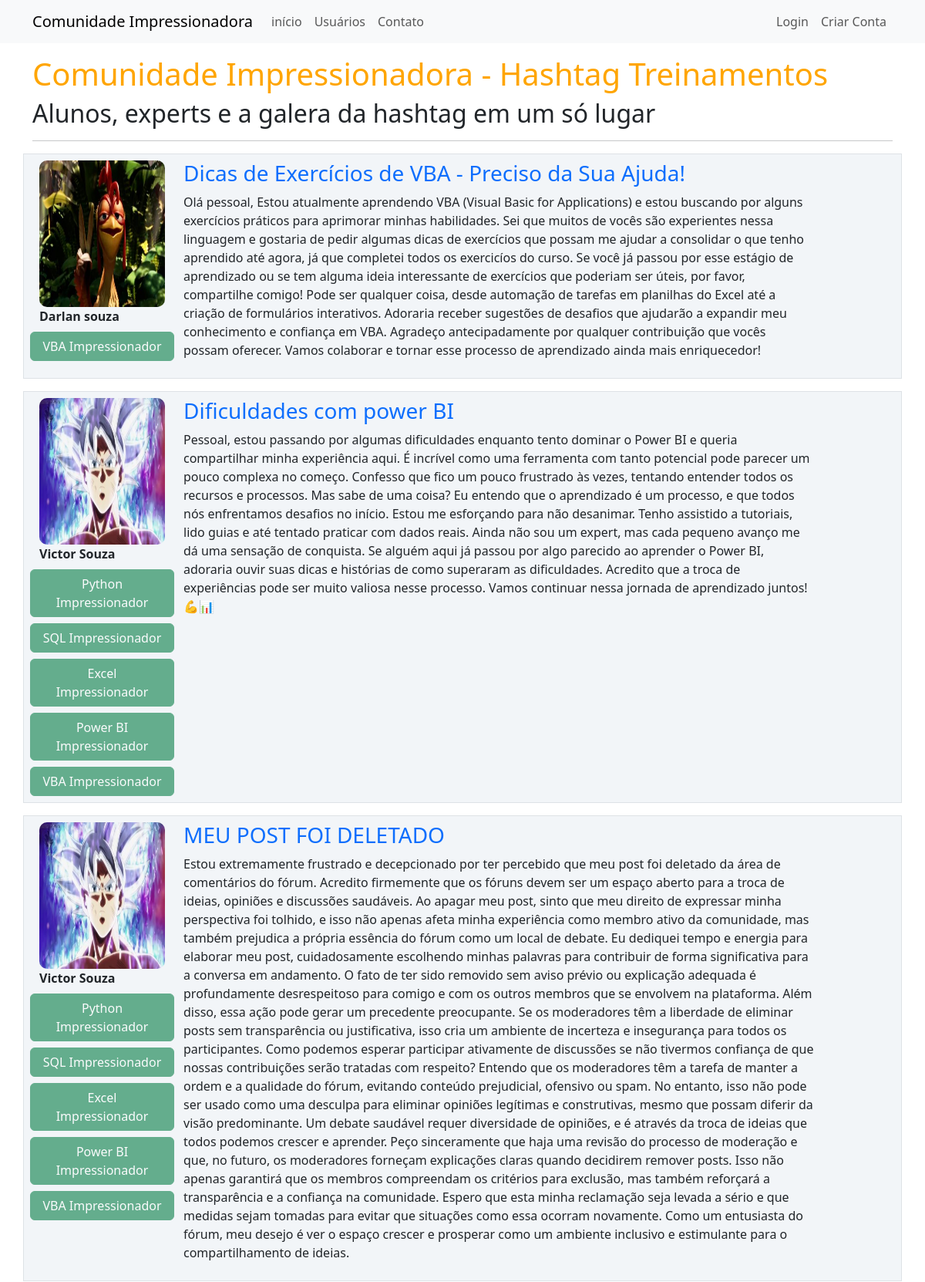
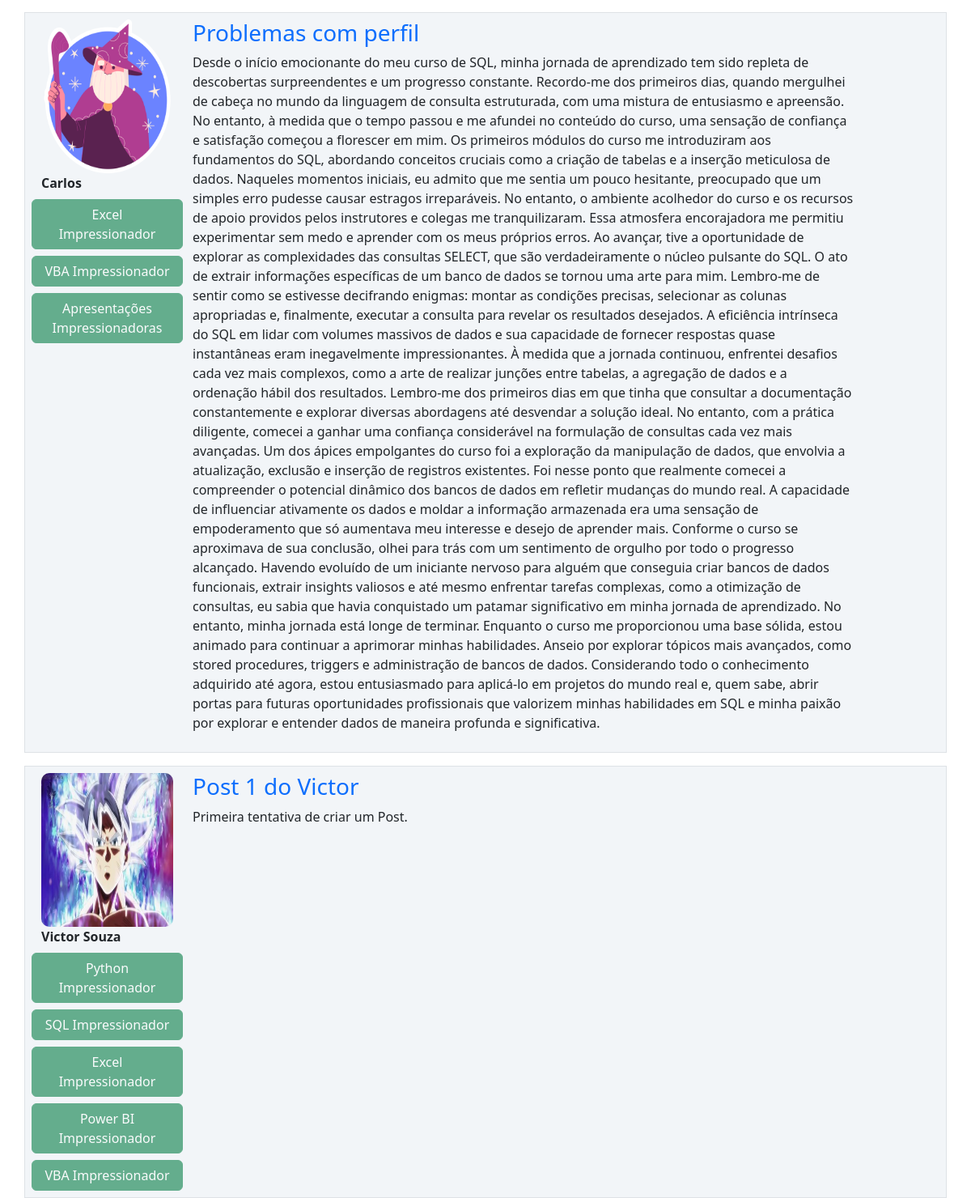
The page / on the database its author committed (2 pictures, top to bottom).
### comunidadeimpressionadora/models.py (models this page shows, shortened)
class Post(Base):
    __tablename__ = 'post'
    id = Column(Integer, primary_key=True)
    titulo = Column(String, nullable=False)
    corpo = Column(Text, nullable=False)
    data_criacao = Column(DateTime, nullable=False, default=datetime.utcnow)
    id_usuario = Column(Integer, ForeignKey('usuario.id'), nullable=False)

class Usuario(Base,UserMixin):
    __tablename__ = 'usuario'
    id = Column(Integer, primary_key=True)
    username = Column(String, nullable=False)
    email = Column(String, nullable=False, unique=True)
    senha = Column(String, nullable=False)
    foto_perfil = Column(String, default='default.jpg')
    posts = relationship('Post', backref='autor', lazy=True)
    cursos = Column(String, nullable=False, default='Não informado')

### comunidadeimpressionadora/routes.py (the view)
@app.route("/")
def home():
    posts = session.query(Post).order_by(Post.id.desc())
    return render_template('home.html', posts=posts)

### comunidadeimpressionadora/templates/home.html
{% extends 'base.html' %}
{% block body %}
    <div class="container mt-3">
        <h1 style="color: orange">Comunidade Impressionadora - Hashtag Treinamentos</h1>
        <h2>Alunos, experts e a galera da hashtag em um só lugar</h2>
        <hr>
        {% for post in posts %}
            <div class="row border mt-3 p-2 meupost">
                <div class="col col-2">
                    <div class="flex-shrink-0">
                        <img src="{{ url_for('static', filename='fotos_perfil/{}'.format(post.autor.foto_perfil)) }}"
                        alt="Generic placeholder image" class="img-fluid"
                        style="width: 250px; height: 190px; border-radius: 10px;">
                    </div>
                    <strong>{{ post.autor.username }}</strong>
                    <div class="row justify-content-center">
                        {% for curso in post.autor.cursos.split(';') %}
                            <button type="button" class="btn btn-success mt-2" disabled>{{ curso }}</button>
                        {% endfor %}
                    </div>
                </div>
                <div class="col col-9">
                    <a style="text-decoration: none" href="{{ url_for('exibir_post', post_id=post.id) }}"><h3>{{ post.titulo }}</h3></a>
                    <p>{{ post.corpo }}</p>
                </div>
            </div>
        {% endfor %}
    </div>
{% endblock %}

### comunidadeimpressionadora/templates/base.html (shortened to what this page needs)
<!DOCTYPE html>
<html lang="pt-br">
<head>
    <link href="https://cdn.jsdelivr.net/npm/bootstrap@5.3.0/dist/css/bootstrap.min.css" rel="stylesheet">
    <link rel="stylesheet" type="text/css" href="{{ url_for('static', filename='main.css') }}">
</head>
<body>
    {% include 'navbar.html' %}
    {% block body %}
    {% endblock %}
</body>
</html>

### comunidadeimpressionadora/templates/navbar.html
<nav class="navbar navbar-expand-lg bg-body-tertiary">
  <div class=" container container-fluid">
    <a class="navbar-brand" href="{{ url_for('home') }}">Comunidade Impressionadora</a>
    <div class="collapse navbar-collapse" id="navbarSupportedContent">
      <ul class="navbar-nav me-auto mb-2 mb-lg-0">
        <li class="nav-item">
          <a class="nav-link" aria-current="page" href="{{ url_for('home') }}">início</a>
        </li>
        <li class="nav-item">
          <a class="nav-link" href="{{ url_for('usuarios') }}">Usuários</a>
        </li>
        <li class="nav-item">
          <a class="nav-link" href="{{ url_for('contato') }}">Contato</a>
        </li>
      </ul>
      <ul class="navbar-nav">
        {% if current_user.is_authenticated %}
          <li class="nav-item">
            <a class="nav-link" href="{{ url_for('criar_post') }}">Criar Post</a>
          </li>
          <li class="nav-item">
            <a class="nav-link" href="{{ url_for('perfil') }}">Meu Perfil</a>
          </li>
          <li class="nav-item">
            <a class="nav-link" href="{{ url_for('sair') }}">Sair</a>
          </li>
        {% else %}
          <li class="nav-item">
            <a class="nav-link" href="{{ url_for('login') }}">Login</a>
          </li>
          <li class="nav-item">
            <a class="nav-link" href="{{ url_for('login') }}">Criar Conta</a>
         </li>
        {% endif %}
      </ul>
    </div>
  </div>
</nav>

### comunidadeimpressionadora/static/main.css (style rules this page uses)
.meupost { background: #f2f5f8 !important; }

### rows shown on the page
Post: foto_perfil (placeholder picture), autor.username "Darlan souza", titulo "Dicas de Exercícios de VBA - Preciso da Sua Ajuda!", corpo "Olá pessoal, Estou atualmente aprendendo VBA (Visual Basic for Applications) e estou buscando por alguns exercícios práticos para aprimorar minhas habilidades. Sei que muitos de vocês são experientes nessa linguagem e gostaria de pedir algumas dicas de exercícios que possam me ajudar a consolidar o que tenho aprendido até agora, já que completei todos os exercicíos do curso. Se você já passou por esse estágio de aprendizado ou se tem alguma ideia interessante de exercícios que poderiam ser úteis, por favor, compartilhe comigo! Pode ser qualquer coisa, desde automação de tarefas em planilhas do Excel até a criação de formulários interativos. Adoraria receber sugestões de desafios que…"
Usuario: cursos "VBA Impressionador"
Post: foto_perfil (picture), autor.username "Victor Souza", curso "Python Impressionador" "SQL Impressionador" "Excel Impressionador" "Power BI Impressionador" "VBA Impressionador", titulo "Dificuldades com power BI", corpo "Pessoal, estou passando por algumas dificuldades enquanto tento dominar o Power BI e queria compartilhar minha experiência aqui. É incrível como uma ferramenta com tanto potencial pode parecer um pouco complexa no começo. Confesso que fico um pouco frustrado às vezes, tentando entender todos os recursos e processos. Mas sabe de uma coisa? Eu entendo que o aprendizado é um processo, e que todos nós enfrentamos desafios no início. Estou me esforçando para não desanimar. Tenho assistido a tutoriais, lido guias e até tentado praticar com dados reais. Ainda não sou um expert, mas cada pequeno avanço me dá uma sensação de conquista. Se alguém aqui já passou por algo parecido ao aprender o Power…"
Post: foto_perfil (picture), autor.username "Victor Souza", curso "Python Impressionador" "SQL Impressionador" "Excel Impressionador" "Power BI Impressionador" "VBA Impressionador", titulo "MEU POST FOI DELETADO", corpo "Estou extremamente frustrado e decepcionado por ter percebido que meu post foi deletado da área de comentários do fórum. Acredito firmemente que os fóruns devem ser um espaço aberto para a troca de ideias, opiniões e discussões saudáveis. Ao apagar meu post, sinto que meu direito de expressar minha perspectiva foi tolhido, e isso não apenas afeta minha experiência como membro ativo da comunidade, mas também prejudica a própria essência do fórum como um local de debate. Eu dediquei tempo e energia para elaborar meu post, cuidadosamente escolhendo minhas palavras para contribuir de forma significativa para a conversa em andamento. O fato de ter sido removido sem aviso prévio ou explicação…"
Post: foto_perfil (picture), autor.username "Carlos", curso "Excel Impressionador" "VBA Impressionador" "Apresentações Impressionadoras", titulo "Problemas com perfil", corpo "Desde o início emocionante do meu curso de SQL, minha jornada de aprendizado tem sido repleta de descobertas surpreendentes e um progresso constante. Recordo-me dos primeiros dias, quando mergulhei de cabeça no mundo da linguagem de consulta estruturada, com uma mistura de entusiasmo e apreensão. No entanto, à medida que o tempo passou e me afundei no conteúdo do curso, uma sensação de confiança e satisfação começou a florescer em mim. Os primeiros módulos do curso me introduziram aos fundamentos do SQL, abordando conceitos cruciais como a criação de tabelas e a inserção meticulosa de dados. Naqueles momentos iniciais, eu admito que me sentia um pouco hesitante, preocupado que um simples…"
Post: foto_perfil (picture), autor.username "Victor Souza", curso "Python Impressionador" "SQL Impressionador" "Excel Impressionador" "Power BI Impressionador" "VBA Impressionador", titulo "Post 1 do Victor", corpo "Primeira tentativa de criar um Post."
